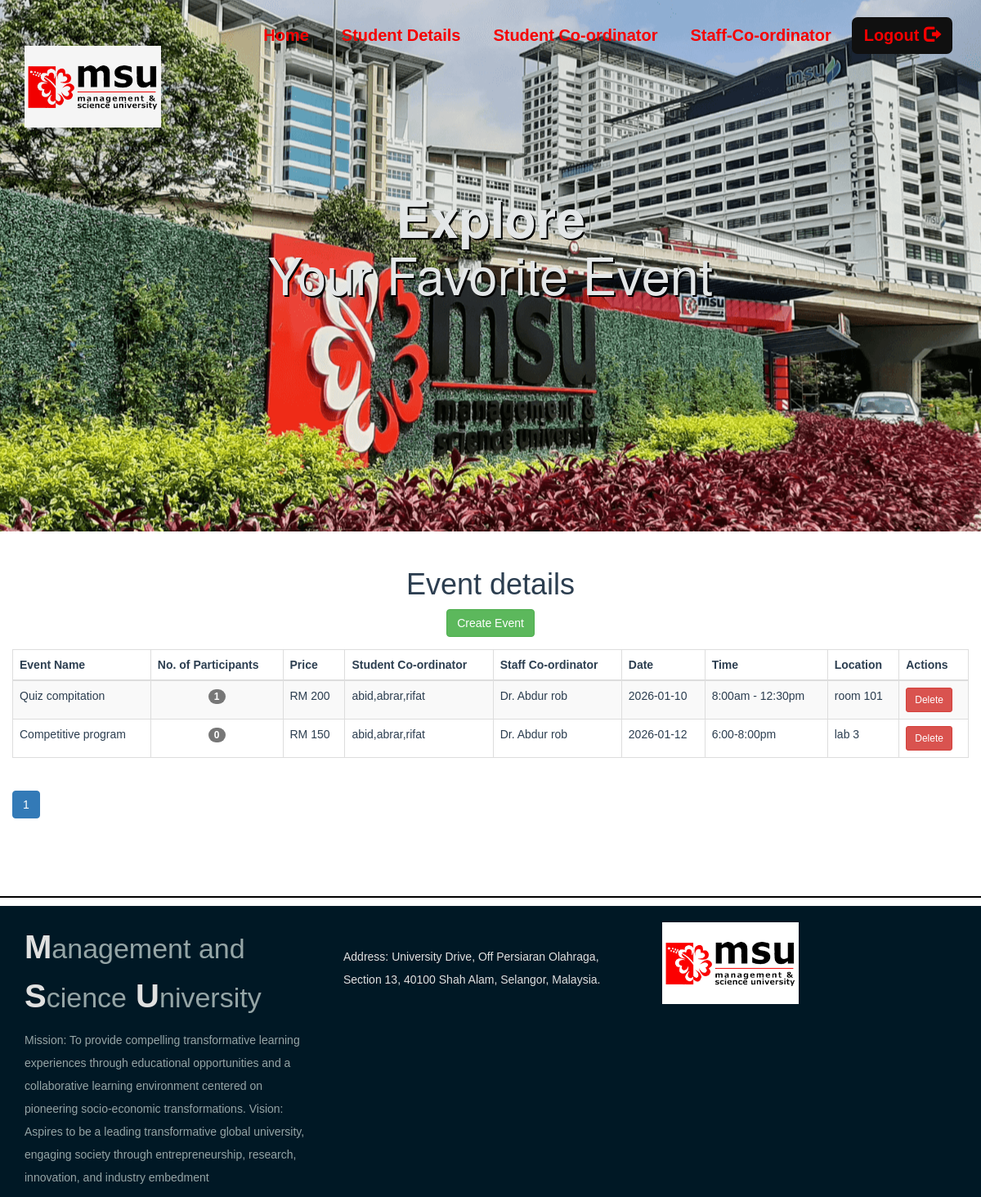
The app's page /adminPage.php (signed in) with its own data.
### tables this page shows
CREATE TABLE `events` (
  `event_id` int(11) NOT NULL,
  `event_title` varchar(50) NOT NULL,
  `event_price` int(11) DEFAULT NULL,
  `participents` int(100) DEFAULT 0,
  `img_link` text NOT NULL,
  `type_id` int(11) DEFAULT NULL
);

CREATE TABLE `student_coordinator` (
  `sid` int(11) NOT NULL,
  `st_name` varchar(100) NOT NULL,
  `phone` varchar(10) DEFAULT NULL,
  `event_id` int(11) DEFAULT NULL
);

CREATE TABLE `staff_coordinator` (
  `stid` int(11) NOT NULL,
  `name` varchar(100) NOT NULL,
  `phone` varchar(10) DEFAULT NULL,
  `event_id` int(11) DEFAULT NULL
);

CREATE TABLE `event_info` (
  `event_id` int(10) NOT NULL,
  `Date` date DEFAULT NULL,
  `time` varchar(20) NOT NULL,
  `location` varchar(300) NOT NULL
);

### adminPage.php (the view, shortened to what this page needs)
<?php
include_once 'classes/db1.php';
$page = isset($_GET['page']) ? (int)$_GET['page'] : 1;
$records_per_page = 7;
$offset = ($page - 1) * $records_per_page;
$count_result = mysqli_query($conn, "SELECT COUNT(*) as total FROM events e JOIN event_info ef ON e.event_id = ef.event_id JOIN staff_coordinator s ON e.event_id = s.event_id JOIN student_coordinator st ON e.event_id = st.event_id");
$total_records = mysqli_fetch_assoc($count_result)['total'];
$total_pages = ceil($total_records / $records_per_page);
$result = mysqli_query($conn, "SELECT e.*, ef.*, s.*, st.*, COALESCE(r.participant_count, 0) as participents FROM events e JOIN event_info ef ON e.event_id = ef.event_id JOIN staff_coordinator s ON e.event_id = s.event_id JOIN student_coordinator st ON e.event_id = st.event_id LEFT JOIN (SELECT event_id, COUNT(*) as participant_count FROM registered GROUP BY event_id) r ON e.event_id = r.event_id LIMIT $offset, $records_per_page");
?>
<!DOCTYPE html>
<html>
<head>
</head>
<body>
    <?php include 'utils/adminHeader.php' ?>
    <div class="content">
        <div class="container-fluid">
            <h1 class="text-center">Event details</h1>
            <div class="text-center">
                <a class="btn btn-success mb-4" href="createEventForm.php">Create Event</a>
            </div>
            <?php
            if (mysqli_num_rows($result) > 0) {
            ?>
                <div class="table-responsive" style="margin-top: 15px;">
                    <table class="table table-hover table-striped table-bordered">
                        <thead class="thead-dark">
                            <tr>
                                <th>Event Name</th>
                                <th>No. of Participants</th>
                                <th>Price</th>
                                <th>Student Co-ordinator</th>
                                <th>Staff Co-ordinator</th>
                                <th>Date</th>
                                <th>Time</th>
                                <th>Location</th>
                                <th>Actions</th>
                            </tr>
                        </thead>
                        <tbody>
                            <?php
                            while ($row = mysqli_fetch_array($result)) {
                                echo '<tr>';
                                echo '<td>' . htmlspecialchars($row['event_title']) . '</td>';
                                echo '<td class="text-center"><span class="badge badge-primary">' . $row['participents'] . '</span></td>';
                                echo '<td>RM ' . htmlspecialchars($row['event_price']) . '</td>';
                                echo '<td>' . htmlspecialchars($row['st_name']) . '</td>';
                                echo '<td>' . htmlspecialchars($row['name']) . '</td>';
                                echo '<td>' . htmlspecialchars($row['Date']) . '</td>';
                                echo '<td>' . htmlspecialchars($row['time']) . '</td>';
                                echo '<td>' . htmlspecialchars($row['location']) . '</td>';
                                echo '<td>'
                                    . '<a class="btn btn-danger btn-sm" href="deleteEvent.php?id=' . $row['event_id'] . '" onclick="return confirm(\'Are you sure you want to delete this event?\')">Delete</a> '
                                    . '</td>';
                                echo '</tr>';
                            }
                            ?>
                        </tbody>
                    </table>
                </div>
                <nav aria-label="Page navigation">
                    <ul class="pagination justify-content-center">
                        <?php
                        for ($i = 1; $i <= $total_pages; $i++) {
                            if ($i == $page) {
                                echo '<li class="page-item active"><span class="page-link">' . $i . '</span></li>';
                            } else {
                                echo '<li class="page-item"><a class="page-link" href="?page=' . $i . '">' . $i . '</a></li>';
                            }
                        }
                        ?>
                    </ul>
                </nav>
            <?php
            }
            ?>
        </div>
    </div>
    <?php require 'utils/footer.php'; ?>
</body>
</html>

### css/style.css (style rules this page uses)
body { overflow-x: hidden; }
.content { font-family: Arial, Helvetica, sans-serif; color: #2C3E50; }

### records on screen
events: event_title "Quiz compitation", participents "1", event_price "200", student_coordinator.st_name "abid,abrar,rifat", staff_coordinator.name "Dr. Abdur rob", event_info.Date "2026-01-10", event_info.time "8:00am - 12:30pm", event_info.location "room 101"
events: event_title "Competitive program", participents "0", event_price "150", student_coordinator.st_name "abid,abrar,rifat", staff_coordinator.name "Dr. Abdur rob", event_info.Date "2026-01-12", event_info.time "6:00-8:00pm", event_info.location "lab 3"
